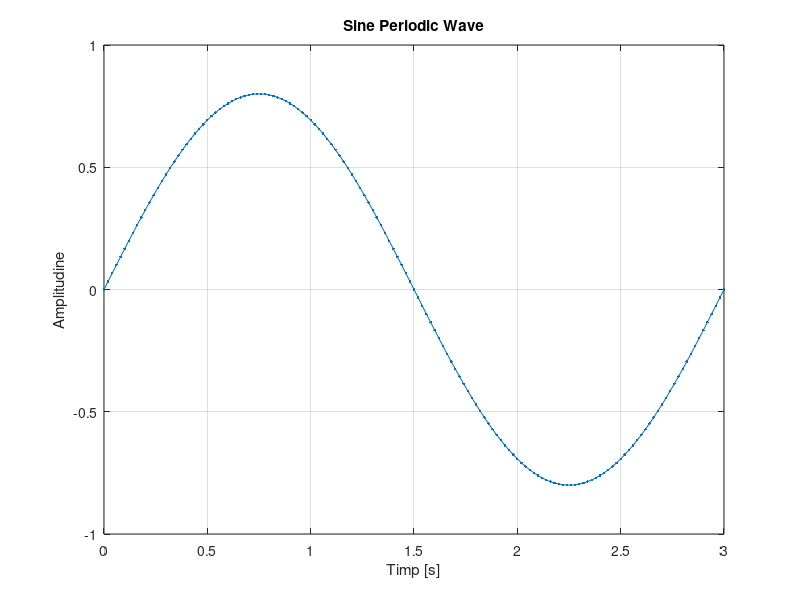

MATLAB code to generate this figure:
%Semnal sinusoidal redresat mono alternanta cu rezolutie temporara de 20ms
A = 0.8; % amplitudinea
T = 3;
F = 1 / T;
t = 0:0.02:3; 
s = A*sin(2*pi*F*t); % sintaxa sin deseneaza un grafic sinusoidal cu amplitudinea A, perioada
%t si frecventa F
plot(t,s,'.-'),xlabel('Timp [s]'),ylabel('Amplitudine'),title('Sine Periodic Wave'),grid;